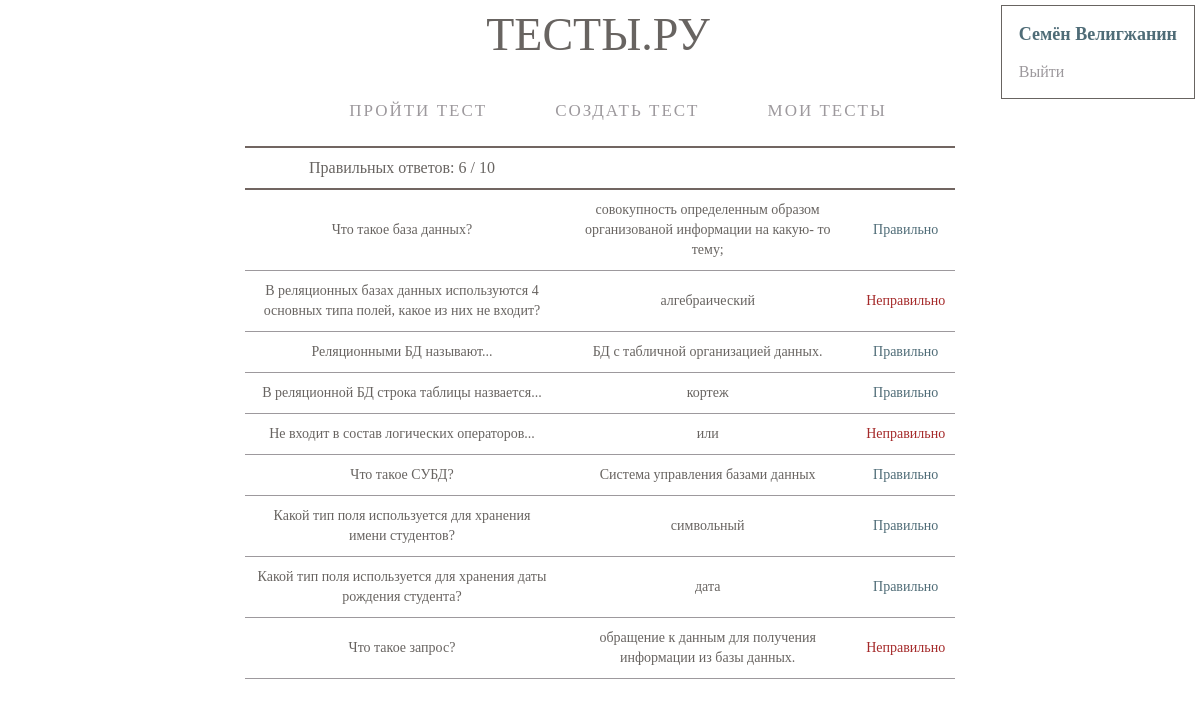
The page /results/?trying_id=1 (signed in) on the database its author committed.
### tables this page shows
CREATE TABLE user
(
    user_id  INTEGER not null
        primary key autoincrement
        unique,
    name     TEXT,
    password TEXT
);

CREATE TABLE test_answer
(
    test_answer_id   INTEGER not null
        primary key autoincrement,
    test_question_id INTEGER not null
        constraint lnk_test_question_test_answer
            references test_question,
    answer_text      TEXT
);

CREATE TABLE test_question
(
    test_question_id INTEGER not null
        primary key autoincrement,
    test_id          INTEGER not null
        constraint lnk_test_test_question
            references test,
    question_text    TEXT
);

### app/routes.py (the view)
@app.route('/results/', methods=['GET'])
def results():
    if not (check_user() or not (not db.test_permission(session['user_id'], db.get_test_id_by_trying_id(
            request.args['trying_id'])) or not db.trying_permission(session['user_id'], request.args['trying_id']))):
        abort(404)
    else:
        return render_template('result.html',
                               answers=db.get_trying_answers(request.args['trying_id']),
                               result=db.get_result(request.args['trying_id']),
                               user=db.get_user_name_by_id(session['user_id']))

### app/database.py (called while the page is built)
def sql_exec(sql: str):
    connection = sqlite3.connect('form.sqlite')
    cursor = connection.cursor()
    result = cursor.execute(sql)
    connection.commit()
    return result

def get_user_name_by_id(user_id) -> str:
    for (name,) in sql_exec(f"""
        SELECT name FROM user WHERE user_id='{user_id}'
    """):
        return name

def get_trying_answers(trying_id):
    for (question_text, answer_text, is_true) in sql_exec(f"""
        SELECT
        question_text,
        answer_text,
        CASE
            WHEN trying_answer.test_answer_id IN
                (SELECT test_answer_id FROM true_answer)
            THEN 1
            ELSE 0
        END
        FROM trying_answer
        JOIN trying t on trying_answer.trying_id = t.trying_id
        JOIN test_answer ta on ta.test_answer_id = trying_answer.test_answer_id
        JOIN test_question tq on tq.test_question_id = ta.test_question_id
        WHERE t.trying_id = '{trying_id}'
    """):
        yield {'question_text': question_text, 'answer_text': answer_text, 'is_true': is_true}

def get_result(trying_id):
    for (true_answers, all_answers) in sql_exec(F"""
        SELECT
            (SELECT COUNT(trying_answer.test_answer_id) FROM trying_answer
                JOIN true_answer ta on trying_answer.test_answer_id = ta.test_answer_id
                WHERE trying_answer.trying_id = '{trying_id}'),
            COUNT(test_question_id)
        FROM test_question
        WHERE test_id = (SELECT test_id FROM trying WHERE trying_id = '{trying_id}')
    """):
        return {'true': true_answers, 'all': all_answers}

### app/routes.py (called while the page is built)
def check_user():
    return "user_id" in session

### app/templates/result.html
{% extends "base.html" %}
{% block content %}
<table id="results">
    <tr>
        <th>
            Правильных ответов: {{result.true}} / {{result.all}}
        </th>
        <th></th>
        <th></th>
    </tr>
    {% for answer in answers %}
    <tr>
        <td>
            {{answer.question_text}}
        </td>
        <td>
            {{answer.answer_text}}
        </td>
        <td>
            {% if answer.is_true %}
            <div class="true">Правильно</div>
            {% else %}
            <div class="false">Неправильно</div>
            {% endif %}
        </td>
    </tr>
    {% endfor %}
</table>
{% endblock %}

### app/templates/base.html (shortened to what this page needs)
<!DOCTYPE html>
<html lang="en">
<head>
    <link href="{{url_for('static', filename='style.css')}}" rel="stylesheet">
</head>
<body>
<div id="user">
    {% if user %}
    <p><b>{{user}}</b></p>
    <a href="{{url_for('logout')}}">Выйти</a>
    {% else %}
    <a href="{{url_for('login', locate='profile')}}">Войти</a>
    {% endif %}
</div>
<div id="header">ТЕСТЫ.РУ</div>
<ul class="menu-main">
    <li><a href="/">Пройти тест</a></li>
    <li><a href="/create/">Создать тест</a></li>
    <li><a href="/profile/">Мои тесты</a></li>
</ul>
<div id="base">
    {% block content %}{% endblock %}
</div>
</body>
</html>

### app/static/style.css (style rules this page uses)
#base { width: 60%; margin: 0 auto; }
#header { text-align: center; margin: 0 34px 0 30px; font-size: 46px; color: #686461; }
.menu-main { list-style: none; margin: 40px 0 5px; text-align: center; background: white; }
.menu-main li { display: inline-block; }
.menu-main li:last-child:after { content: none; }
.menu-main a { text-decoration: none; letter-spacing: 2px; position: relative; padding-bottom: 20px; margin: 0 34px 0 30px; font-size: 17px; text-transform: uppercase; display: inline-block; transition: color .1s; }
.menu-main a, .menu-main a:visited { color: #9d999d; }
#user { position: absolute; top: 10px; right: 10px; }
#tests, #results, #statistic-table { width: 100%; border: none; margin-bottom: 20px; border-collapse: collapse; font-size: 14px; }
#tests tbody td, #results tbody td, #statistic-table tbody td { padding: 10px; font-size: 14px; line-height: 20px; color: #686461; border-top: 1px solid #9d999d; border-bottom: 1px solid #9d999d; text-align: center; }
#results th, #statistic-table th { padding: 10px; font-weight: 500; font-size: 16px; line-height: 20px; text-align: center; color: #686461; border-top: 2px solid #716561; border-bottom: 2px solid #716561; }
#user { position: fixed; top: 5px; right: 5px; padding-right: 17px; padding-left: 17px; padding-bottom: 17px; border: 1px solid #686461; }
#user p { color: #4F6C77; font-size: 18px; }
#user a { text-decoration: none; color: #9d999d; }
.false { color: brown; }
.true { color: #4F6C77; }

### rows shown on the page
user: name "Семён Велигжанин"
test_answer: question_text "Что такое база данных?", answer_text "совокупность определенным образом организованой информации на какую- то тему;", shows "Правильно"
test_answer: question_text "В реляционных базах данных используются 4 основных типа полей, какое из них не входит?", answer_text "алгебраический", shows "Неправильно"
test_answer: question_text "Реляционными БД называют...", answer_text "БД с табличной организацией данных.", shows "Правильно"
test_answer: question_text "В реляционной БД строка таблицы назвается...", answer_text "кортеж", shows "Правильно"
test_answer: question_text "Не входит в состав логических операторов...", answer_text "или", shows "Неправильно"
test_answer: question_text "Что такое СУБД?", answer_text "Система управления базами данных", shows "Правильно"
test_answer: question_text "Какой тип поля используется для хранения имени студентов?", answer_text "символьный", shows "Правильно"
test_answer: question_text "Какой тип поля используется для хранения даты рождения студента?", answer_text "дата", shows "Правильно"
test_answer: question_text "Что такое запрос?", answer_text "обращение к данным для получения информации из базы данных.", shows "Неправильно"

### other values the page prints
{{ result.true }} "6"
{{ result.all }} "10"
